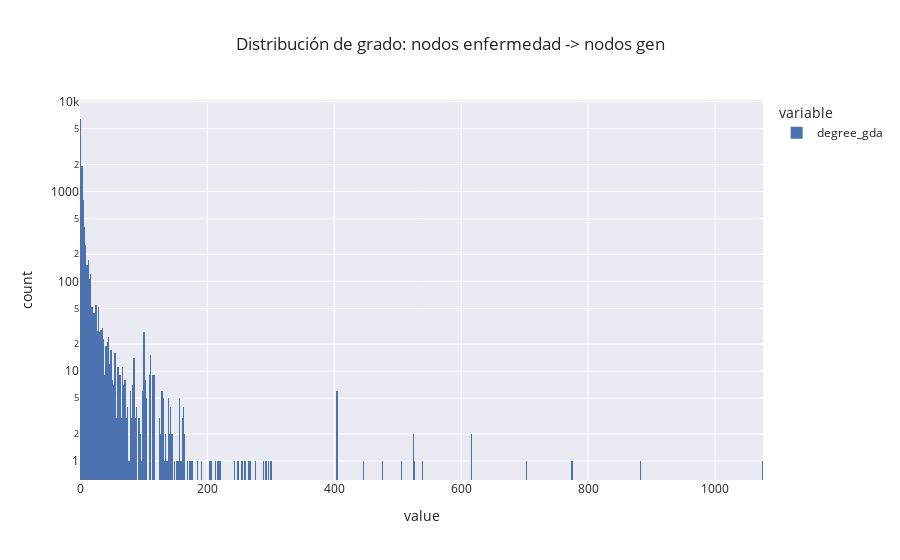

Notebook cell for this chart:
### Code cell
fig_dp_degree = px.histogram(graph_node_data[(graph_node_data.node_type == "disease") & (graph_node_data.degree_gda !=0)]["degree_gda"], log_y=True, title="Distribución de grado: nodos enfermedad -> nodos gen")
fig_dp_degree.show()

### Figure 1 — Plotly figure (JSON) as saved in the notebook; plotly's stock layout.template omitted (floating-point values rounded to 4 significant figures; data arrays with more than 128 entries replaced by an {"elided": "..."} marker saying what was removed)
{"data": [{"alignmentgroup": "True", "bingroup": "x", "hovertemplate": "variable=degree_gda<br>value=%{x}<br>count=%{y}<extra></extra>", "legendgroup": "degree_gda", "marker": {"color": "rgb(76,114,176)", "pattern": {"shape": ""}}, "name": "degree_gda", "offsetgroup": "degree_gda", "orientation": "v", "showlegend": true, "type": "histogram", "x": {"elided": "11166 int values"}, "xaxis": "x", "yaxis": "y"}], "layout": {"barmode": "relative", "legend": {"title": {"text": "variable"}, "tracegroupgap": 0}, "title": {"text": "Distribución de grado: nodos enfermedad -> nodos gen"}, "xaxis": {"anchor": "y", "domain": [0, 1], "title": {"text": "value"}}, "yaxis": {"anchor": "x", "domain": [0, 1], "title": {"text": "count"}, "type": "log"}}}
